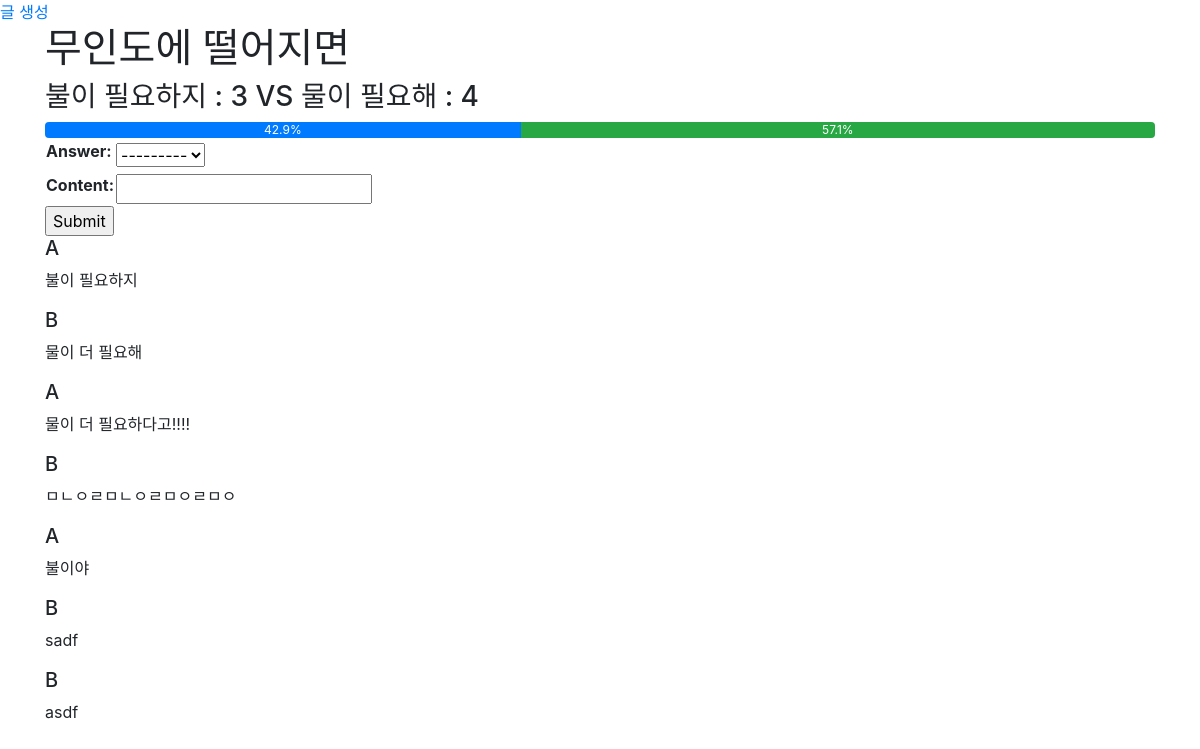
Before: /questions/3/detail/ with the older database file.
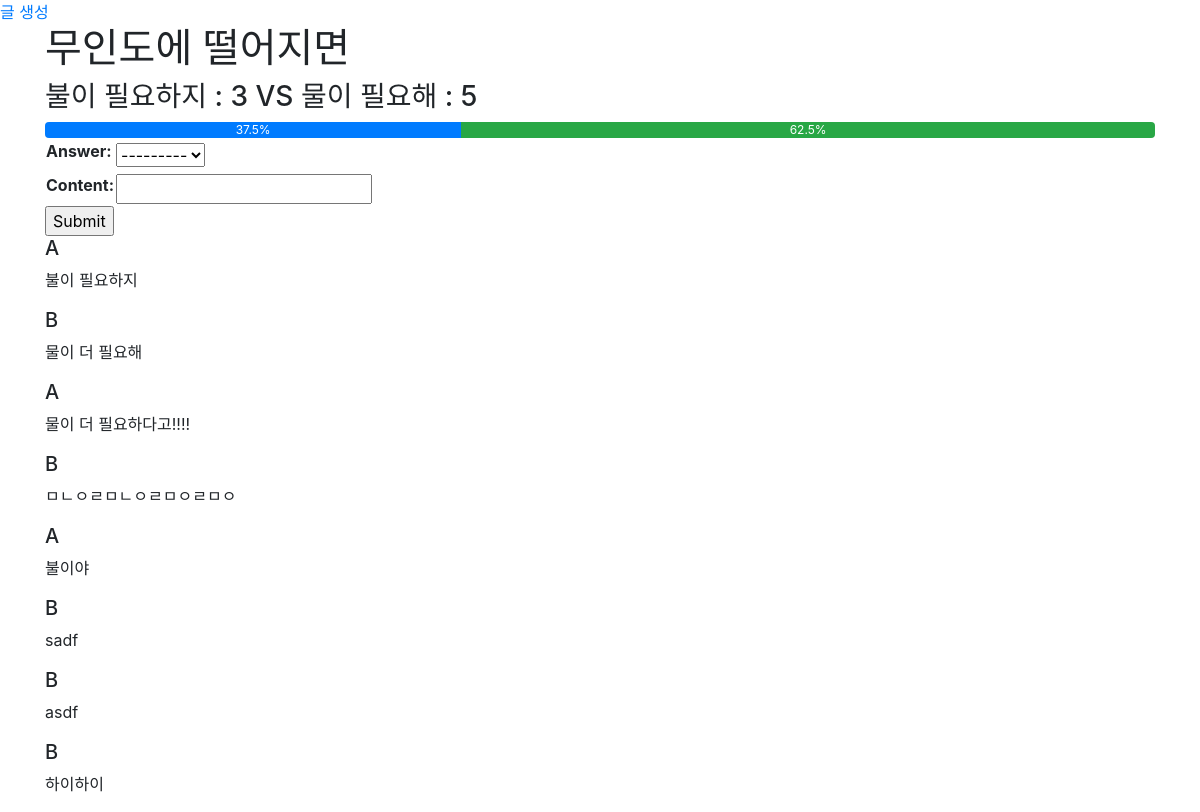
After: the same page with the newer database file.
### question/models.py (models this page shows, shortened)
class Question(models.Model):
    title = models.CharField(max_length=50)
    answerA = models.CharField(max_length=50)
    answerB = models.CharField(max_length=50)

class Comment(models.Model):
    question = models.ForeignKey(Question, on_delete=models.CASCADE)
    answer_list = [['A','left'],['B','right']]
    answer = models.CharField(max_length=100,choices=answer_list )
    content = models.CharField(max_length=100)

### question/views.py (the view)
# urls.py: path('<int:id>/detail/',views.detail,name='detail'),
def detail(request,id):
    question = Question.objects.get(id=id)
    form = CommentForm(initial={'question':id})
    A = question.comment_set.all().filter(answer="A")
    B = question.comment_set.all().filter(answer="B")
    if len(A)+len(B) == 0:
        A_per = 0
        B_per = 0
    else:
        A_per = len(A) / (len(A) + len(B))*100
        B_per = len(B) / (len(A) + len(B))*100
    return render(request,'question/detail.html',{
        'question':question,
        'form':form,
        'A':A,
        'B':B,
        'A_per':A_per,
        'B_per':B_per
    })

### question/forms.py
class CommentForm(forms.ModelForm):
    class Meta:
        model = Comment
        fields = ['answer','content']

### question/templates/question/detail.html (shortened to what this page needs)
{%extends 'question/base.html'%}
{%block body%}
    <h1>{{question.title}}</h1>
    <h3>{{question.answerA}} : {{A|length}} VS {{question.answerB}} : {{B|length}}</h3>
    <div class="progress">
      <div class="progress-bar" role="progressbar" style="width: {{A_per}}%" aria-valuenow="15" aria-valuemin="0" aria-valuemax="100">{{A_per|floatformat}}%</div>
      <div class="progress-bar bg-success" role="progressbar" style="width: {{B_per}}%" aria-valuenow="30" aria-valuemin="0" aria-valuemax="100">{{B_per|floatformat}}%</div>
    </div>
    <form action="{% url 'question:comment_create' question.id  %}" method="post">
        <table>
            {{form.as_table}}
        </table>
        <input type="submit">
    </form>
    {% for comment in question.comment_set.all %}
        <h5>{{comment.answer}}</h5>
        <p>{{comment.content}}</p>
    {%endfor%}
{%endblock%}

### question/templates/question/base.html (shortened to what this page needs)
<!DOCTYPE html>
<html lang="en">
<head>
    <link rel="stylesheet" href="https://stackpath.bootstrapcdn.com/bootstrap/4.1.3/css/bootstrap.min.css">
</head>
<body>
    <a href="{% url 'question:create'%}">글 생성</a>
    <div class="container">
        {%block body%}
        {%endblock%}
    </div>
</body>
</html>

Changed rows visible on the page:
added Comment: answer "B", content "하이하이"
Other visible differences:
{{ B|length }}: "4" → "5"
{{ A_per }}: 42.857142857142854 → 37.5 (drawn)
{{ A_per|floatformat }}: "42.9" → "37.5"
{{ B_per }}: 57.14285714285714 → 62.5 (drawn)
{{ B_per|floatformat }}: "57.1" → "62.5"
